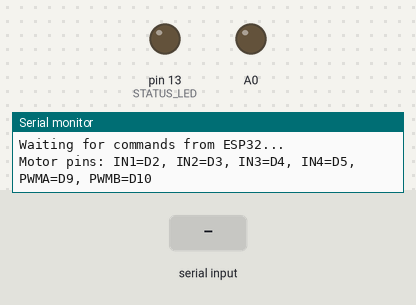
The sketch below on a simulated Arduino Nano, built with avr-gcc and run on an emulated ATmega328P. Parts: output pins drawn as LEDs (lit = HIGH), the last lines printed to the serial monitor. The inputs (shaded band) are chosen by the test bench.

Above: at 1.2 s.
1.3 s: "A0:128\n" received over the second serial link
At 3.3 s:
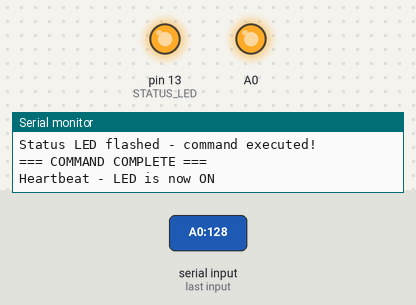
4.3 s: "RESET\n" received over the second serial link
At 6.7 s:
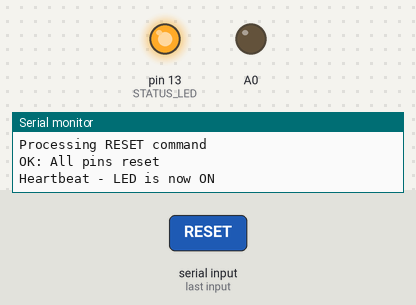
7.3 s: "A:150\n" received over the second serial link
At 8.2 s:
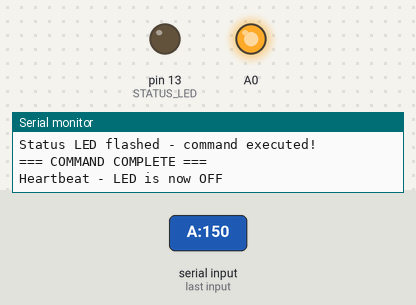
Timing chart, 0 to 12.8 s (numbered marks = the images above; inputs shaded):
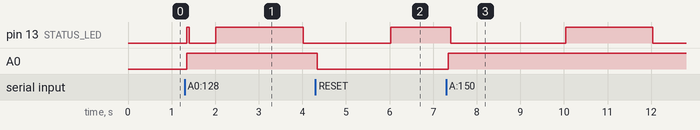

Measured:
- after the input at 1.3 s, A0: LOW → HIGH after 0.05 s
- after the input at 4.3 s, A0: HIGH → LOW at once
- after the input at 7.3 s, A0: LOW → HIGH after 0.05 s

The sketch:

subController.ino
```cpp
/*
 * Arduino Nano Sub-Controller for ESP32 Camera Robot
 * Receives pin:value commands via SoftwareSerial and controls local pins
 * Communication format: pin:value (e.g., "2:255", "A0:128", "9:0")
 *
 * SoftwareSerial Connections (as per Notes.md):
 * ESP32 -> Arduino Nano
 * TX (GPIO 32) -> Pin 11 (RX)
 * RX (GPIO 33) -> Pin 12 (TX)
 * GND -> GND
 *
 * Motor Driver (TB6612FNG) Connections:
 * IN1: D2, IN2: D3, IN3: D4, IN4: D5
 * PWM A: D9, PWM B: D10
 */

#include <SoftwareSerial.h>

// Pin mapping and state tracking
#define MAX_PINS 20
struct PinState {
  int pin;
  int value;
  bool isAnalog;
  bool isOutput;
};

PinState pinStates[MAX_PINS];
int activePins = 0;

// SoftwareSerial Communication settings
SoftwareSerial espSerial(11, 12); // RX=11, TX=12 (connect to ESP32 TX=32, RX=33)
#define BUFFER_SIZE 32
char inputBuffer[BUFFER_SIZE];
int bufferIndex = 0;

// Status LED (built-in LED on pin 13)
#define STATUS_LED 13
unsigned long lastHeartbeat = 0;
bool ledState = false;

void setup() {
  Serial.begin(115200); // For debugging output
  espSerial.begin(9600); // SoftwareSerial communication with ESP32

  // Initialize status LED
  pinMode(STATUS_LED, OUTPUT);
  digitalWrite(STATUS_LED, LOW);

  // Initialize pin states array
  for (int i = 0; i < MAX_PINS; i++) {
    pinStates[i].pin = -1;
    pinStates[i].value = 0;
    pinStates[i].isAnalog = false;
    pinStates[i].isOutput = false;
  }

  Serial.println("Arduino Nano SoftwareSerial Sub-Controller Ready");
  Serial.println("Waiting for commands from ESP32...");
  Serial.println("Motor pins: IN1=D2, IN2=D3, IN3=D4, IN4=D5, PWMA=D9, PWMB=D10");
}

void loop() {
  // Handle incoming SoftwareSerial data
  handleSerialInput();

  // Heartbeat LED (blink every 2 seconds when idle)
  if (millis() - lastHeartbeat > 2000) {
    ledState = !ledState;
    digitalWrite(STATUS_LED, ledState);
    Serial.print("Heartbeat - LED is now ");
    Serial.println(ledState ? "ON" : "OFF");
    lastHeartbeat = millis();
  }

  delay(10); // Small delay to prevent overwhelming the processor
}

void handleSerialInput() {
  while (espSerial.available()) {
    char inChar = espSerial.read();

    // Debug: Show received character
    Serial.print("Received char: '");
    Serial.print(inChar);
    Serial.print("' (ASCII: ");
    Serial.print((int)inChar);
    Serial.println(")");

    // Handle newline or carriage return as command terminator
    if (inChar == '\n' || inChar == '\r') {
      if (bufferIndex > 0) {
        inputBuffer[bufferIndex] = '\0'; // Null terminate
        Serial.print("Processing command: '");
        Serial.print(inputBuffer);
        Serial.println("'");
        processCommand(inputBuffer);
        bufferIndex = 0; // Reset buffer
      }
    }
    // Handle regular characters
    else if (bufferIndex < BUFFER_SIZE - 1) {
      inputBuffer[bufferIndex++] = inChar;
      Serial.print("Buffer now: '");
      for (int i = 0; i < bufferIndex; i++) {
        Serial.print(inputBuffer[i]);
      }
      Serial.println("'");
    }
    // Buffer overflow protection
    else {
      Serial.println("ERROR: Command too long");
      bufferIndex = 0;
    }
  }
}

void processCommand(char* command) {
  // Convert to uppercase for case-insensitive commands
  String cmd = String(command);
  cmd.toUpperCase();

  Serial.println("=== COMMAND PROCESSING ===");
  Serial.print("Original: '");
  Serial.print(command);
  Serial.println("'");
  Serial.print("Uppercase: '");
  Serial.print(cmd);
  Serial.println("'");

  // Handle special commands
  if (cmd == "PING") {
    Serial.println("Responding to PING with PONG");
    Serial.println("PONG");
    return;
  }

  if (cmd == "STATUS") {
    Serial.println("Processing STATUS command");
    printStatus();
    return;
  }

  if (cmd == "RESET") {
    Serial.println("Processing RESET command");
    resetAllPins();
    Serial.println("OK: All pins reset");
    return;
  }

  // Parse pin:value command
  int colonIndex = cmd.indexOf(':');
  if (colonIndex == -1) {
    Serial.println("ERROR: Invalid format. Use pin:value");
    return;
  }

  String pinStr = cmd.substring(0, colonIndex);
  String valueStr = cmd.substring(colonIndex + 1);

  Serial.print("Pin string: '");
  Serial.print(pinStr);
  Serial.print("', Value string: '");
  Serial.print(valueStr);
  Serial.println("'");

  // Parse pin number (handle analog pins like A0, A1, etc.)
  int pinNumber;
  bool isAnalogPin = false;

  if (pinStr.startsWith("A")) {
    // Analog pin (A0 = 14, A1 = 15, etc. on Nano)
    int analogNum = pinStr.substring(1).toInt();
    if (analogNum >= 0 && analogNum <= 7) {
      pinNumber = A0 + analogNum;
      isAnalogPin = true;
    } else {
      Serial.println("ERROR: Invalid analog pin");
      return;
    }
  } else {
    // Digital pin
    pinNumber = pinStr.toInt();
    if (pinNumber < 0 || pinNumber > 19) {
      Serial.println("ERROR: Invalid digital pin");
      return;
    }
  }

  // Parse value
  int value = valueStr.toInt();
  if (value < 0 || value > 255) {
    Serial.print("ERROR: Value must be 0-255, got: ");
    Serial.println(value);
    return;
  }

  Serial.print("Parsed - Pin: ");
  Serial.print(pinNumber);
  Serial.print(", Value: ");
  Serial.print(value);
  Serial.print(", IsAnalog: ");
  Serial.println(isAnalogPin ? "YES" : "NO");

  // Execute pin command
  setPinValue(pinNumber, value, isAnalogPin);
  Serial.println("=== COMMAND COMPLETE ===");
}

void setPinValue(int pin, int value, bool isAnalog) {
  Serial.print(">> setPinValue called: Pin ");
  Serial.print(pin);
  Serial.print(", Value ");
  Serial.print(value);
  Serial.print(", Analog: ");
  Serial.println(isAnalog ? "YES" : "NO");

  // Skip status LED pin to avoid conflicts
  if (pin == STATUS_LED) {
    Serial.println("ERROR: Pin 13 reserved for status LED");
    return;
  }

  // Determine if this is a digital or PWM operation
  bool isOutput = true;
  bool usePWM = (value > 1 && value < 255);

  Serial.print("Will use PWM: ");
  Serial.println(usePWM ? "YES" : "NO");

  // Configure pin mode if not already set
  updatePinState(pin, value, isAnalog, isOutput);

  // Set pin mode
  pinMode(pin, OUTPUT);
  Serial.print("Set pin ");
  Serial.print(pin);
  Serial.println(" to OUTPUT mode");

  // Set pin value
  if (usePWM && !isAnalog) {
    // PWM output for digital pins
    analogWrite(pin, value);
    Serial.print("SUCCESS: Pin ");
    Serial.print(pin);
    Serial.print(" PWM = ");
    Serial.println(value);
  } else {
    // Digital output
    int digitalValue = (value > 0) ? HIGH : LOW;
    digitalWrite(pin, digitalValue);
    Serial.print("SUCCESS: Pin ");
    Serial.print(pin);
    Serial.print(" = ");
    Serial.println(digitalValue == HIGH ? "HIGH" : "LOW");
  }

  // Brief flash of status LED to confirm command
  digitalWrite(STATUS_LED, HIGH);
  delay(50);
  digitalWrite(STATUS_LED, LOW);
  Serial.println("Status LED flashed - command executed!");
}

void updatePinState(int pin, int value, bool isAnalog, bool isOutput) {
  // Find existing pin state or create new one
  int stateIndex = -1;

  for (int i = 0; i < activePins; i++) {
    if (pinStates[i].pin == pin) {
      stateIndex = i;
      break;
    }
  }

  // Create new pin state if not found
  if (stateIndex == -1 && activePins < MAX_PINS) {
    stateIndex = activePins++;
  }

  // Update pin state
  if (stateIndex != -1) {
    pinStates[stateIndex].pin = pin;
    pinStates[stateIndex].value = value;
    pinStates[stateIndex].isAnalog = isAnalog;
    pinStates[stateIndex].isOutput = isOutput;
  }
}

void printStatus() {
  Serial.println("=== Arduino Nano Status ===");
  Serial.print("Active pins: ");
  Serial.println(activePins);

  for (int i = 0; i < activePins; i++) {
    Serial.print("Pin ");
    if (pinStates[i].pin >= A0) {
      Serial.print("A");
      Serial.print(pinStates[i].pin - A0);
    } else {
      Serial.print(pinStates[i].pin);
    }
    Serial.print(": ");
    Serial.print(pinStates[i].value);
    Serial.print(" (");
    Serial.print(pinStates[i].isOutput ? "OUT" : "IN");
    Serial.println(")");
  }
  Serial.println("========================");
}

void resetAllPins() {
  // Reset all tracked pins to LOW
  for (int i = 0; i < activePins; i++) {
    if (pinStates[i].pin != STATUS_LED) {
      digitalWrite(pinStates[i].pin, LOW);
      pinStates[i].value = 0;
    }
  }
  activePins = 0;

  // Clear pin states
  for (int i = 0; i < MAX_PINS; i++) {
    pinStates[i].pin = -1;
    pinStates[i].value = 0;
    pinStates[i].isAnalog = false;
    pinStates[i].isOutput = false;
  }
}
```
